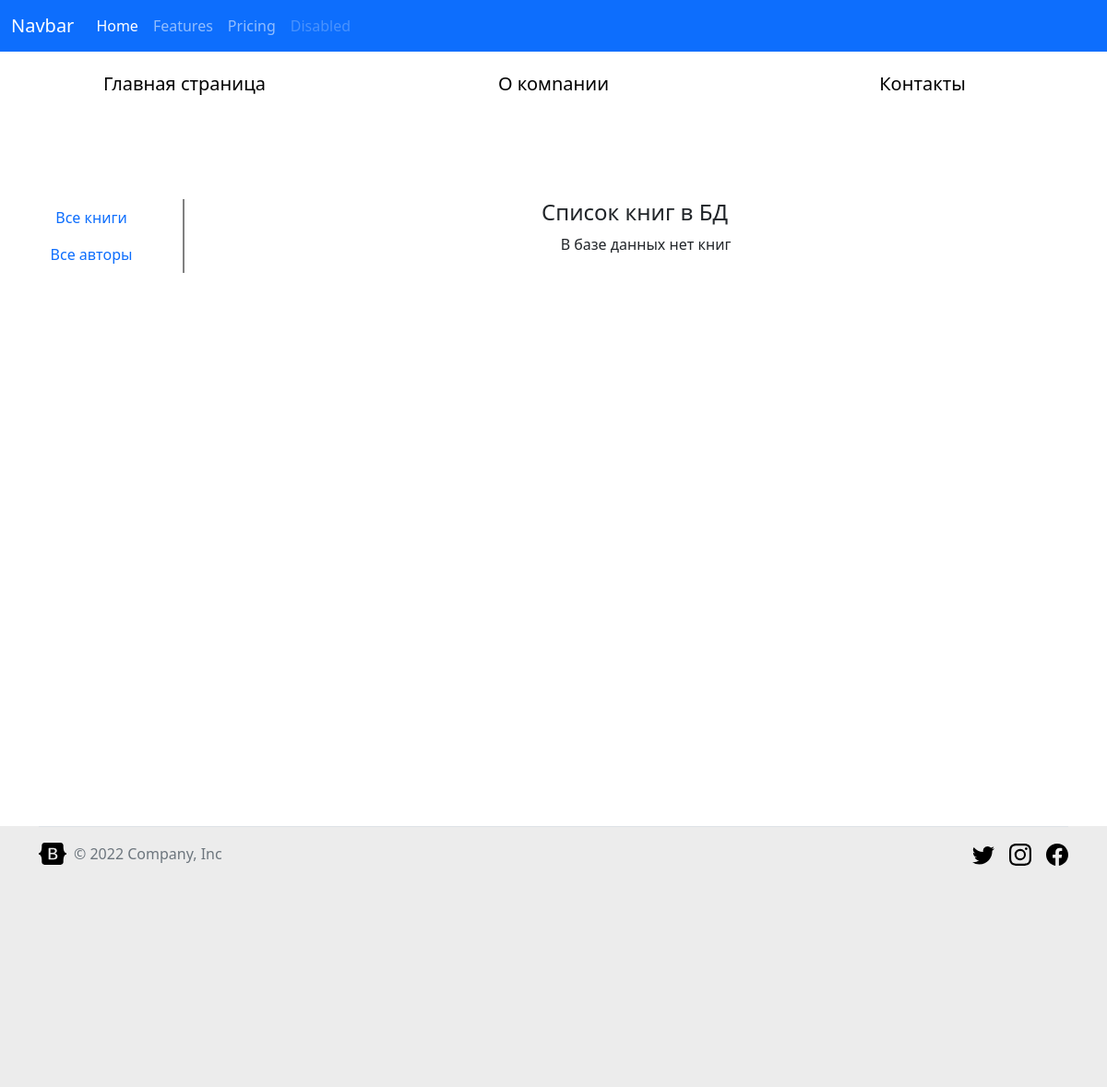
The page /books/ on the database as committed earlier.
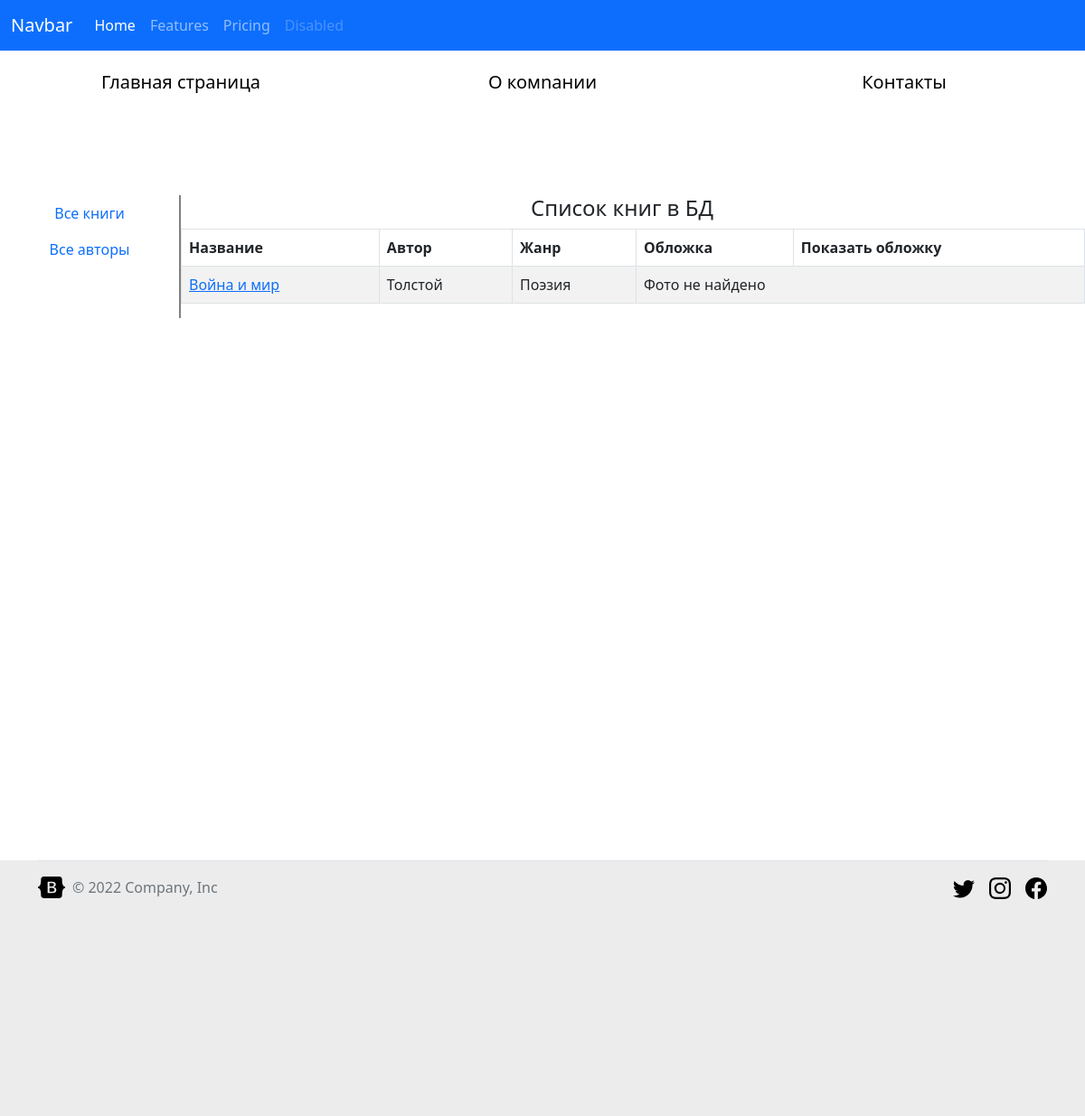
The same page on the database as committed later.
### catalog/models.py (models this page shows, shortened)
class Book(models.Model):
    title = models.CharField(
        max_length=200,
        help_text="Введите название книги",
        verbose_name="Название книги",
    )
    gener = models.ForeignKey(
        "Gener",
        on_delete=models.CASCADE,
        help_text="Введите жанр для книги",
        verbose_name="Жанр книги",
        null=True,
    )
    language = models.ForeignKey(
        "language",
        on_delete=models.CASCADE,
        help_text="Введите язык для книги",
        verbose_name="Язык книги",
        null=True,
    )
    publisher = models.ForeignKey(
        "Publisher",
        on_delete=models.CASCADE,
        help_text="Выберите язык издательство",
        verbose_name="Издательство",
        null=True,
    )
    year = models.CharField(
        max_length=4, help_text="Введите год издания", verbose_name="Год издания"
    )
    author = models.ManyToManyField(
        "Author",
        help_text="Выберите автора(авторов) книги",
        verbose_name="Автор(аворы) книги",
    )
    summary = models.TextField(
        max_length=1000,
        help_text="Введите краткое описание книги",
        verbose_name="Аннотация книги",
    )
    isbn = models.CharField(
        max_length=13,
        help_text="Должно содержать 13 символов",
        verbose_name="ISBN книги",
    )
    price = models.DecimalField(
        decimal_places=2,
        max_digits=7,
        help_text="Введите цену книги",
        verbose_name="Цена (руб.)",
    )
    photo = models.ImageField(
        upload_to="images",
        help_text="Вставте изображение обложки книги",
        verbose_name="Изображение обложки",
        blank=True, null=True
    )
    photo_url = models.CharField(
        max_length=200,
        help_text="URL-photo",
        verbose_name="URL-photo",
        blank=True, null=True
    )
    def display_author(self):
        return ', '.join([author.last_name for author in self.author.all()])
    display_author.short_description = 'Авторы'

class Author(models.Model):
    first_name = models.CharField(
        max_length=100, help_text="Введите имя автора", verbose_name="Имя автора"
    )
    last_name = models.CharField(
        max_length=100,
        help_text="Введите фамилию автора",
        verbose_name="Фамилия автора",
    )
    surname = models.CharField(
        max_length=100,
        help_text="Введите отчество автора(если есть)",
        verbose_name="Фамилия отчество",
        null=True,
        blank=True,
    )
    date_of_birth = models.DateField(
        help_text="Введите дату рождения",
        verbose_name="Дата рождения",
        null=True,
        blank=True,
    )
    about = models.TextField(
        help_text="Введите сведения об авторе",
        verbose_name="Сведения об авторе",
        null=True,
        blank=True,
    )
    photo = models.ImageField(
        upload_to="images",
        help_text="Прекрепите фото автора(если есть)",
        verbose_name="Фото автора",
        null=True,
        blank=True,
    )

class Gener(models.Model):
    name = models.CharField(
        max_length=200, verbose_name="Жанр книг", help_text="Введите жанр книги"
    )
    def __str__(self) -> str:
        return self.name

### catalog/views.py (the view)
# urls.py: path('books/', views.BookListView.as_view(), name='books'),
class BookListView(ListView):
    model = Book
    context_object_name = 'books'
    paginate_by = 5

### templates/catalog/book_list.html (shortened to what this page needs)
{% extends "catalog/base.html" %}
{% load static %}
{% block content %}
  <div class="row text-center text-dark lh-2">
    <h4>Список книг в БД</h4>
  </div>
  {% if books %}
    <table class="table table-striped table-bordered text-start">
      <thead>
        <tr>
          <th>Название</th>
          <th>Автор</th>
          <th>Жанр</th>
          <th>Обложка</th>
          <th>Показать обложку</th>
        </tr>
      </thead>
      <tbody>
        {% for book in books %}
          <tr>
            <td><a href="{{ book.id }}">{{ book.title }}</a></td>
            <td>{{ book.display_author }}</td>
            <td>{{ book.gener }}</td>
            {% if book.photo_url %}
              <td><img src="{{book.photo_url}}" alt="..." style="max-height: 100px;"></td>
              <td><a href="{{book.photo_url}}" class="btn btn-primary">Показать</a></td>
            {% else %}
            <td colspan='2'>Фото не найдено</td>
            {% endif %}
          </tr>
        {% endfor %}
      </tbody>
    </table>
  {% else %}
    <p>В базе данных нет книг</p>
  {% endif %}
{% endblock content %}

### templates/catalog/base.html (shortened to what this page needs)
<!DOCTYPE html>
<html lang="en">
<head>
  {% load static %}
  <link rel="stylesheet" type="text/css" href="{% static '\styles\style.css' %}">
  <link rel="stylesheet" href="{% static '\css\bootstrap.min.css' %}">
</head>
<body>
 <header class="">
  <nav class="navbar navbar-expand-lg navbar-dark bg-primary">
    <div class="container-fluid">
      <a class="navbar-brand" href="#">Navbar</a>
      <div class="collapse navbar-collapse" id="navbarNavAltMarkup">
        <div class="navbar-nav">
          <a class="nav-link active" aria-current="page" href="#">Home</a>
          <a class="nav-link" href="#">Features</a>
          <a class="nav-link" href="#">Pricing</a>
          <a class="nav-link disabled" href="#" tabindex="-1" aria-disabled="true">Disabled</a>
        </div>
      </div>
    </div>
  </nav>
 </header>
 <div class="container-fluid navigate-bar">
  <div class="row text-center">
    <div class="col">
      <a href="{% url "index" %}">Главная страница</a>
    </div>
    <div class="col">
      <a href="{% url "index" %}">О комnании</a>
    </div>
    <div class="col">
      <a href="{% url "index" %}">Контакты</a>
    </div>
  </div>
 </div>
  <div class="container-fluid content-block" >
    <div class="row text-center text-body">
      <div class="col-2" style="border-right: 2px solid grey;">
        {% block sidebar %}
        <nav class="flex-column nav">
          <a class="nav-link" href="{% url "books" %}">Все книги</a>
          <a class="nav-link" href="{% url "index" %}">Все авторы</a>
        </nav>
        {% endblock sidebar %}
      </div>
      <div class="col-10">
        <div class="row text-center">
          {% block content %}
          {% endblock content %}
        </div>
      </div>
    </div>
  </div>
  <footer>
    <div class="b-example-divider">
      <div class="container">
        <footer class="d-flex flex-wrap justify-content-between align-items-center py-3 my-4 border-top">
          <div class="col-md-4 d-flex align-items-center">
            <a href="/" class="mb-3 me-2 mb-md-0 text-muted text-decoration-none lh-1">
              <svg class="bi" width="30" height="24"><use xlink:href="#bootstrap"/></svg>
            </a>
            <span class="mb-3 mb-md-0 text-muted">&copy; 2022 Company, Inc</span>
          </div>
          <ul class="nav col-md-4 justify-content-end list-unstyled d-flex">
            <li class="ms-3"><a class="text-muted" href="#"><svg class="bi" width="24" height="24"><use xlink:href="#twitter"/></svg></a></li>
            <li class="ms-3"><a class="text-muted" href="#"><svg class="bi" width="24" height="24"><use xlink:href="#instagram"/></svg></a></li>
            <li class="ms-3"><a class="text-muted" href="#"><svg class="bi" width="24" height="24"><use xlink:href="#facebook"/></svg></a></li>
          </ul>
        </footer>
      </div>
    </div>
  </footer>
</body>
</html>

### static/styles/style.css (style rules this page uses)
footer { background-color: rgb(236, 236, 236); padding-bottom: 200px; }
.navigate-bar { padding-bottom: 30px; background-color: rgb(255, 255, 255); }
.navigate-bar > .row > .col > a { font-size: 20px; font-weight: 400; text-decoration: none; color: rgb(0, 0, 0); }
.navigate-bar > .row > .col { margin-top: 20px; }
.content-block > .row { margin-bottom: 600px; margin-top: 80px; }

Rows that differ between the two databases and show on the page:
added Book: title "Война и мир", display_author "Толстой", gener "Поэзия", shows "Фото не найдено"
Other text that changed with them:
text no longer shown: "В базе данных нет книг"
text now shown: "Название Автор Жанр Обложка Показать обложку"
